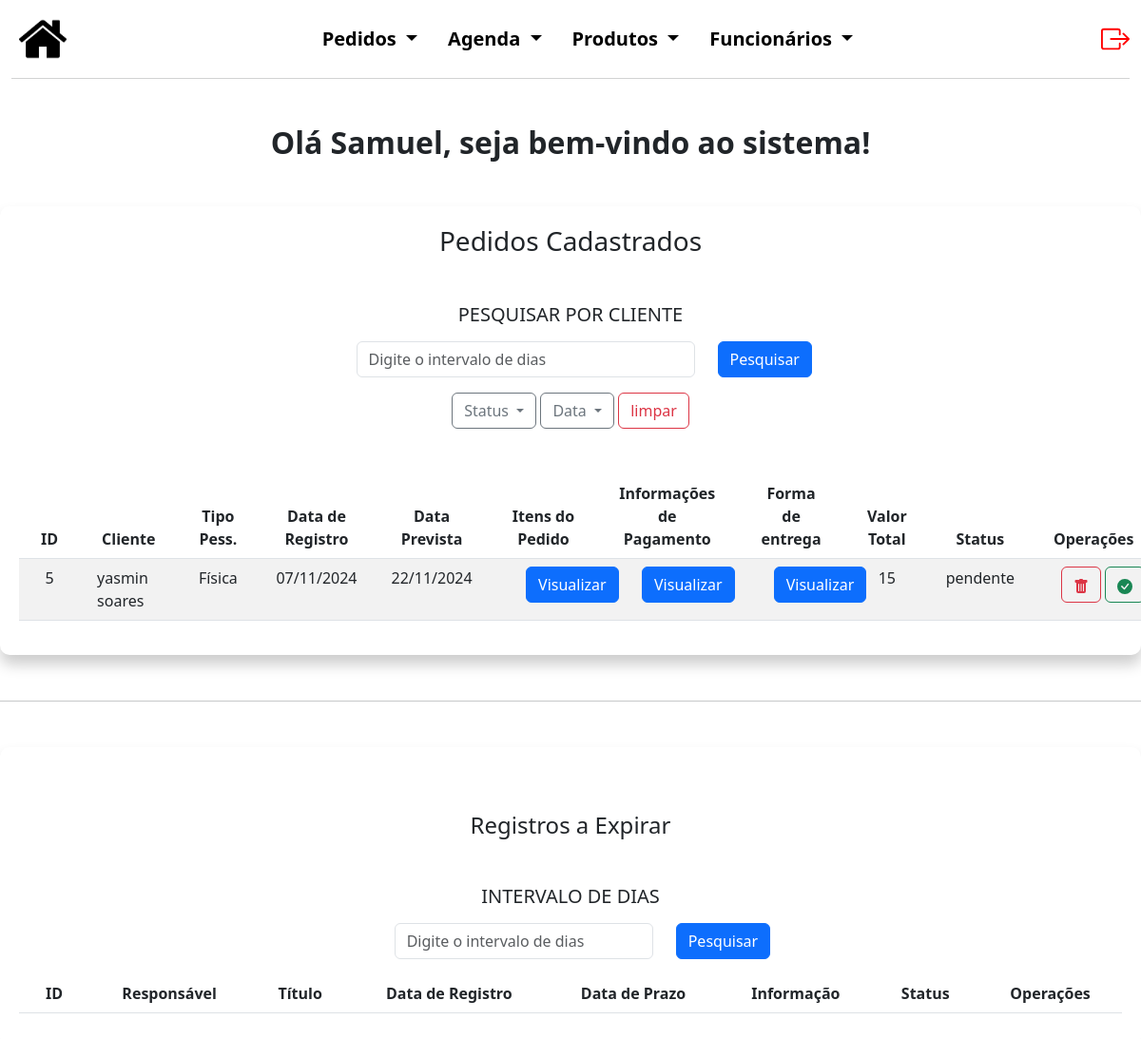
Page /admInicial.php (signed in) on the committed database.
### tables this page shows
CREATE TABLE `funcionarios` (
  `cod_func` int(5) NOT NULL,
  `nome` varchar(50) NOT NULL,
  `sobrenome` varchar(50) NOT NULL,
  `funcao` varchar(50) NOT NULL,
  `login` varchar(50) NOT NULL,
  `senha` varchar(50) NOT NULL
);

CREATE TABLE `pedidos` (
  `codPed` int(5) NOT NULL,
  `cod_func` varchar(50) NOT NULL,
  `tipoPessoa` varchar(50) NOT NULL,
  `nomeCli` varchar(50) NOT NULL,
  `contato` varchar(50) NOT NULL,
  `dataPed` date NOT NULL,
  `dataPrev` date NOT NULL,
  `status` varchar(30) NOT NULL DEFAULT 'pendente'
);

CREATE TABLE `pagentg` (
  `codPagEnt` int(5) NOT NULL,
  `codPed` int(5) NOT NULL,
  `cod_itensPed` int(5) NOT NULL,
  `entrega` varchar(50) NOT NULL,
  `logradouro` varchar(50) NOT NULL,
  `numero` int(5) NOT NULL,
  `bairro` varchar(50) NOT NULL,
  `cidade` varchar(25) NOT NULL,
  `estado` varchar(2) NOT NULL,
  `cep` varchar(13) NOT NULL,
  `entrada` varchar(50) NOT NULL,
  `formaPag` varchar(30) DEFAULT NULL,
  `valorEnt` decimal(10,0) NOT NULL,
  `valorTotal` decimal(10,0) NOT NULL
);

### admInicial.php (the view, shortened to what this page needs)
<?php
$conexao = novaConexao();
$nome = $_SESSION['cod_func'];
$erro = false;
$sql_usuario = "SELECT nome FROM funcionarios WHERE cod_func = $nome";
$stmt = $conexao->prepare($sql_usuario);
$stmt->execute();
$usuario = $stmt->fetch(PDO::FETCH_ASSOC);
$sqlPedidos = "SELECT pedidos.*, pagentg.valorTotal FROM pedidos
    LEFT JOIN pagentg ON pedidos.codPed = pagentg.codPed
    WHERE dataPrev BETWEEN CURDATE() AND DATE_ADD(CURDATE(), INTERVAL 31 DAY) AND status = 'pendente'
    ORDER BY dataPrev ASC LIMIT 0, 5";
$stmt = $conexao->prepare($sqlPedidos);
$stmt->execute();
$registrosPedido = $stmt->fetchAll(PDO::FETCH_ASSOC);
?>
<!DOCTYPE html>
<html lang="pt-br">
<head>
    <link href="https://cdn.jsdelivr.net/npm/bootstrap@5.3.0/dist/css/bootstrap.min.css" rel="stylesheet">
    <link rel="stylesheet" href="./style.css?v=2.0">
</head>
<body>
    <div class="container-fluid cabecalho">
        <nav class="navbar navbar-light navbar-expand-md" style="background-color: #FFFF;">
            <a class="nav justify-content-start m-2" href="#">
                <img src="./img/back.png">
            </a>
            <div class="collapse navbar-collapse justify-content-center" id="navegacao">
                <ul class="nav nav-pills justify-content-center listas">
                    <li class="nav-item dropdown">
                        <a class="nav-link dropdown-toggle cor_fonte" href="#" id="navbarDropdownMenuLink"
                            data-bs-toggle="dropdown" aria-haspopup="true" aria-expanded="false">
                            Pedidos
                        </a>
                    </li>
                    <li class="nav-item dropdown">
                        <a class="nav-link dropdown-toggle cor_fonte" href="#" id="navbarDropdownMenuLink"
                            data-bs-toggle="dropdown" aria-haspopup="true" aria-expanded="false">
                            Agenda
                        </a>
                    </li>
                    <li class="nav-item dropdown">
                        <a class="nav-link dropdown-toggle cor_fonte" href="#" id="navbarDropdownMenuLink"
                            data-bs-toggle="dropdown" aria-haspopup="true" aria-expanded="false">
                            Produtos
                        </a>
                    </li>
                    <li class="nav-item dropdown">
                        <a class="nav-link dropdown-toggle cor_fonte" href="#" id="navbarDropdownMenuLink"
                            data-bs-toggle="dropdown" aria-haspopup="true" aria-expanded="false">
                            Funcionários
                        </a>
                    </li>
                </ul>
            </div>
            <a href="./logout.php" class="nav-link justify-content-end" style="color: red;">
            </a>
        </nav>
    </div>
    <h2 class="text-center mb-5 mt-5">Olá <?php echo ($usuario['nome']) ?>, seja bem-vindo ao sistema!</h2>
    <?php if ($erro): ?>
        <div class="alert alert-danger" role="alert">
            Não foi possível carregar os dados.
        </div>
    <?php else: ?>
        <div class="container-fluid consContainer">
            <h3 class="text-center mb-5">Pedidos Cadastrados</h3>
            <div class="container mt-5 mb-5">
                <div class="row justify-content-center text-center">
                    <h5 class="mb-3">PESQUISAR POR CLIENTE</h5>
                    <div class="dropdown">
                        <form method="POST">
                            <div class="row justify-content-center text-center mb-3">
                                <div class="col-4">
                                    <input type="text" class="form-control" name="searchPedidos"
                                        placeholder="Digite o intervalo de dias">
                                </div>
                                <div class="col-1">
                                    <button type="submit" class="btn btn-primary">Pesquisar</button>
                                </div>
                            </div>
                            <button class="btn btn-outline-secondary dropdown-toggle" type="button" id="dropdownMenuButton"
                                data-bs-toggle="dropdown" aria-expanded="false">
                                Status
                            </button>
                            <button class="btn btn-outline-secondary dropdown-toggle" type="button" id="dropdownMenuButton"
                                data-bs-toggle="dropdown" aria-expanded="false">
                                Data
                            </button>
                            <button type="submit" class="btn btn-outline-danger" name="limpar"
                                value="pendente">limpar</button>
                        </form>
                    </div>
                </div>
            </div>
            <table class="table table-striped">
                <thead>
                    <tr>
                        <th>
                            <div class="row justify-content-center text-center titleCons">ID</div>
                        </th>
                        <th>
                            <div class="row justify-content-center text-center titleCons">Cliente</div>
                        </th>
                        <th>
                            <div class="row justify-content-center text-center titleCons">Tipo Pess.</div>
                        </th>
                        <th>
                            <div class="row justify-content-center text-center titleCons">Data de Registro</div>
                        </th>
                        <th>
                            <div class="row justify-content-center text-center titleCons">Data Prevista</div>
                        </th>
                        <th>
                            <div class="row justify-content-center text-center titleCons">Itens do Pedido</div>
                        </th>
                        <th>
                            <div class="row justify-content-center text-center titleCons">Informações de Pagamento</div>
                        </th>
                        <th>
                            <div class="row justify-content-center text-center titleCons">Forma de entrega</div>
                        </th>
                        <th>
                            <div class="row justify-content-center text-center titleCons">Valor Total</div>
                        </th>
                        <th>
                            <div class="row justify-content-center text-center titleCons">Status</div>
                        </th>
                        <th>
                            <div class="row justify-content-center text-center titleCons">Operações</div>
                        </th>
                    </tr>
                </thead>
                <?php foreach ($registrosPedido as $registro): ?>
                    <tbody>
                        <td>
                            <div class="row justify-content-center registro">
                                <?php echo ($registro['codPed']); ?>
                            </div>
                        </td>
                        <td>
                            <div class="row justify-content-center registro">
                                <?php echo ($registro['nomeCli']); ?>
                            </div>
                        </td>
                        <td>
                            <div class="row justify-content-center registro">
                                <?php echo ($registro['tipoPessoa']); ?>
                            </div>
                        </td>
                        <td>
                            <div class="row justify-content-center registro">
                                <?php echo (date('d/m/Y', strtotime($registro['dataPed']))); ?>
                            </div>
                        </td>
                        <td>
                            <div class="row justify-content-center registro">
                                <?php echo (date('d/m/Y', strtotime($registro['dataPrev']))); ?>
                            </div>
                        </td>
                        <td>
                            <div class="row justify-content-center btnVisu">
                                <div class="col-6">
                                    <form method="POST">
                                        <button type="submit" name="visuPedidos" class="btn btn-primary">Visualizar</button>
                                    </form>
                                </div>
                            </div>
                        </td>
                        <td>
                            <div class="row justify-content-center btnVisu">
                                <div class="col-6">
                                    <form method="POST">
                                        <button type="submit" name="visuPag" class="btn btn-primary">Visualizar</button>
                                    </form>
                                </div>
                            </div>
                        </td>
                        <td>
                            <div class="row justify-content-center btnVisu">
                                <div class="col-6">
                                    <form method="POST">
                                        <button type="submit" name="visuEntr" class="btn btn-primary">Visualizar</button>
                                    </form>
                                </div>
                            </div>
                        </td>
                        <td>
                            <div class="row justify-content-center registro">
                                <?php echo isset($registro['valorTotal']) ? htmlspecialchars($registro['valorTotal']) : 'N/A'; ?>
                            </div>
                        </td>
                        <td>
                            <div class="row justify-content-center registro">
                                <?php echo ($registro['status']) ?>
                            </div>
                        </td>
                        <td>
                            <div class="row text-center justify-content-center">
                                <div class="col-4">
                                    <form method="POST">
                                        <button type="submit" name="delete" class="btn btn-outline-danger">
                                        </button>
                                    </form>
                                </div>
                                <div class="col-4">
                                    <form method="POST">
                                        <button type="submit" name="concluida" class="btn btn-outline-success">
                                        </button>
                                    </form>
                                </div>
                            </div>
                        </td>
                    </tbody>
                <?php endforeach; ?>
            </table>
        </div>
    <?php endif; ?>
    <hr class="mt-5 mb-5">
    <?php if ($erro): ?>
        <div class="alert alert-danger" role="alert">
            Não foi possível carregar os dados.
        </div>
    <?php else: ?>
        <div class="container consContainer">
            <h4 class="text-center mb-5 mt-5">Registros a Expirar</h4>
            <div class="row justify-content-center text-center">
                <h5 class="mb-3">INTERVALO DE DIAS</h5>
                <form method="POST">
                    <div class="row justify-content-center text-center mb-3">
                        <div class="col-3">
                            <input type="text" class="form-control" name="searchAgend"
                                placeholder="Digite o intervalo de dias">
                        </div>
                        <div class="col-1">
                            <button type="submit" class="btn btn-primary">Pesquisar</button>
                        </div>
                    </div>
                </form>
            </div>
            <table class="table table-striped">
                <thead>
                    <tr>
                        <th>
                            <div class="row justify-content-center text-center titleCons">
                                ID
                            </div>
                        </th>
                        <th>
                            <div class="row justify-content-center text-center titleCons">
                                Responsável
                            </div>
                        </th>
                        <th>
                            <div class="row justify-content-center text-center titleCons">
                                Título
                            </div>
                        </th>
                        <th>
                            <div class="row justify-content-center text-center titleCons">
                                Data de Registro
                            </div>
                        </th>
                        <th>
                            <div class="row justify-content-center text-center titleCons">
                                Data de Prazo
                            </div>
                        </th>
                        <th>
                            <div class="row justify-content-center text-center titleCons">
                                Informação
                            </div>
                        </th>
                        <th>
                            <div class="row justify-content-center text-center titleCons">Status</div>
                        </th>
                        <th>
                            <div class="row justify-content-center text-center titleCons">
                                Operações
                            </div>
                        </th>
                    </tr>
                </thead>
            </table>
        </div>
    <?php endif; ?>
</body>
</html>

### style.css (style rules this page uses)
.cabecalho { margin-bottom: 2%; }
.cor_fonte { color: black; font-weight: bold; text-decoration: none; font-size: 20px; }
.cabecalho img { height: 50px; }
#navbarDropdownMenuLink { background-color: #ffffff; }
nav { border-bottom: 1px solid rgb(210, 211, 211); }
.nav-item.dropdown .nav-link { color: black }
h2 { font-weight: bold; }
.consContainer { max-width: 1580px; margin: auto; padding: 20px; border-radius: 10px; box-shadow: 0.5px 10px 15px rgba(0, 0, 0, 0.2); }
.titleCons { margin-left: 15px; margin-right: 15px; }
.registro { margin-left: 10px; margin-right: 10px }

### rows in the picture
funcionarios: nome "Samuel"
pedidos: codPed "5", nomeCli "yasmin soares", tipoPessoa "Física", dataPed "07/11/2024", dataPrev "22/11/2024", pagentg.valorTotal "15", status "pendente"
